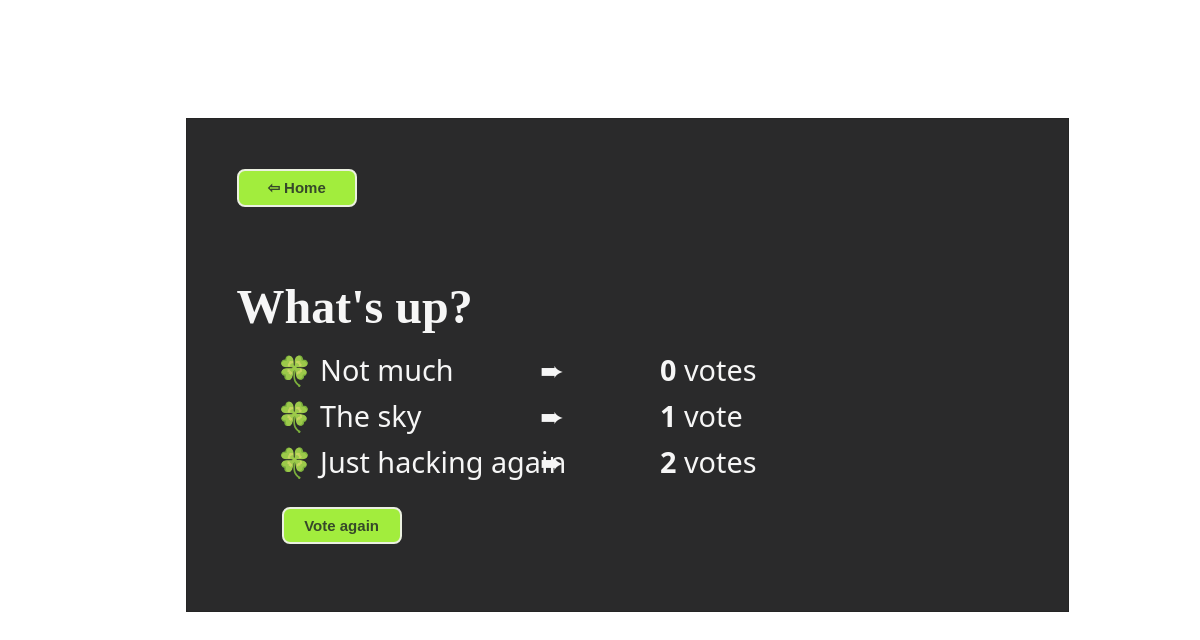
Page /polls/1/results/ on the committed database.
### polls/models.py (models this page shows, shortened)
class Question(models.Model):
    question_text = models.CharField(max_length=200)
    pub_date = models.DateTimeField("date published")
    def was_published_recently(self):
        now = timezone.now()
        return now - datetime.timedelta(days=1) <= self.pub_date <= now
    was_published_recently.admin_order_field = "pub_date"
    was_published_recently.boolean = True
    was_published_recently.short_description = "Published recently?"

class Choice(models.Model):
    question = models.ForeignKey(Question, on_delete=models.CASCADE)
    choice_text = models.CharField(max_length=200)
    votes = models.IntegerField(default=0)

### polls/views.py (the view)
# urls.py: path("<int:pk>/results/", views.ResultsView.as_view(), name="results"),
class ResultsView(generic.DetailView):
    model = Question
    template_name = "polls/results.html"

### polls/templates/polls/results.html (shortened to what this page needs)
{% load static %}
<link rel="stylesheet" type="text/css" href="{% static 'polls/style.css' %}" />
<head>
</head>
<body>
  <div class="box">
    <form action="{% url 'polls:index' %}">
      <button id="homeBtn" type="submit">⇦ Home</button>
    </form>
    <h1>{{ question.question_text }}</h1>
    <ul class="result">
      {% for choice in question.choice_set.all %}
      <li>
        🍀 {{ choice.choice_text }}
        <span id="icon">
          ➨
        </span>
        <span id="voteNum">
          <b>{{ choice.votes }}</b> vote{{choice.votes|pluralize}}
        </span>
      </li>
      {% endfor %}
    </ul>
    <form action="{% url 'polls:detail' question.id %}">
      <button id="btn" type="submit">Vote again</button>
    </form>
  </div>
</body>

### polls/static/polls/style.css (style rules this page uses)
body { background: white url("https://media.giphy.com/media/7y5EOZwTTncuQ/giphy.gif") center center no-repeat; background-size: 100% 100%; }
.box { margin: 10% 15%; padding: 50px 50px; background-color: #060607; border: 1px solid black; opacity: 0.85; filter: alpha(opacity=85); height: 50%; width: 66%; }
h1 { color: whitesmoke; margin: 1.5em 0 10px 0; font-size: 3em; }
li { color: whitesmoke; margin-bottom: 7px; font-family: "Segoe UI", Tahoma, Geneva, Verdana, sans-serif; font-size: 1.8em; }
button { color: #142905; background-color: #98f51ef5; border: 2px solid #e8eedb; border-radius: 8px; width: 8em; height: 2.5em; font-weight: bold; cursor: pointer; font-size: 15px; }
#btn { margin: 10px 0px 0 3em; }
.result { list-style-type: none; }
#icon { position: absolute; left: 45%; }
#voteNum { position: absolute; left: 55%; }

### rows in the picture
Question: question_text "What's up?"
Choice: choice_text "Not much", votes "0"
Choice: choice_text "The sky", votes "1"
Choice: choice_text "Just hacking again", votes "2"
